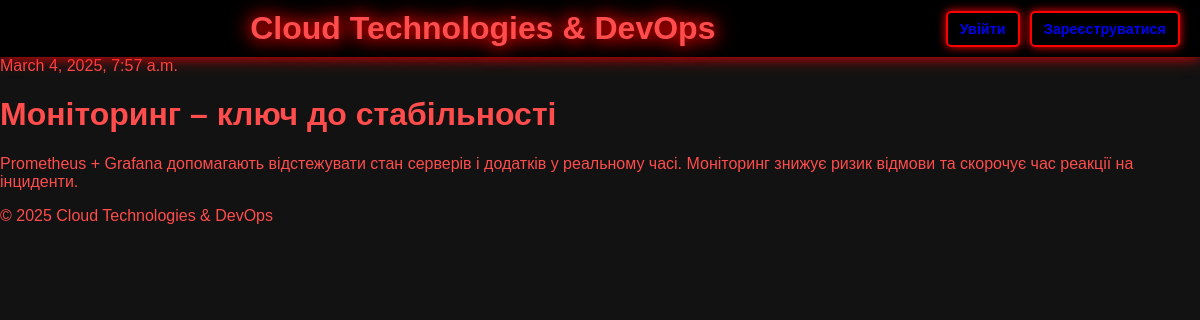
Screenshot of /post/7/ with the database file from the repository.
### myblog/models.py (models this page shows, shortened)
class Post(models.Model):
    author = models.ForeignKey(settings.AUTH_USER_MODEL, on_delete=models.CASCADE)
    title = models.CharField(max_length=200)
    text = models.TextField()
    created_date = models.DateTimeField(default=timezone.now)
    published_date = models.DateTimeField(blank=True, null=True)
    created_at = models.DateTimeField(auto_now_add=True)  # для сортування
    image = models.ImageField(upload_to='images/', blank=True, null=True)
    pdf = models.FileField(upload_to='pdfs/', blank=True, null=True)

### myblog/views.py (the view)
# urls.py: path('post/<int:pk>/', views.post_detail, name='post_detail'),
def post_detail(request, pk):
    post = get_object_or_404(Post, pk=pk)
    return render(request, 'myblog/post_detail.html', {'post': post})

### myblog/templates/myblog/post_detail.html (shortened to what this page needs)
{% extends "myblog/base.html" %}
{% block content %}
<div class="container my-4">
    <div class="row">
        <div class="col-md-8 mx-auto">
            <div class="post p-4 border rounded">
                {% if post.published_date %}
                    <div class="date text-muted mb-2">
                        {{ post.published_date }}
                    </div>
                {% endif %}
                <h1 class="mb-3">{{ post.title }}</h1>
                <p class="text-justify">{{ post.text|linebreaksbr }}</p>
            </div>
        </div>
    </div>
</div>
{% endblock %}

### myblog/static/myblog/css/main.css (style rules this page uses)
body { font-family: Arial, sans-serif; background-color: #121212; color: #ff4c4c; margin: 0; padding: 0; }

### rows the page displays
Post: published_date "March 4, 2025, 7:57 a.m.", title "Моніторинг – ключ до стабільності", text "Prometheus + Grafana допомагають відстежувати стан серверів і додатків у реальному часі. Моніторинг знижує ризик відмови та скорочує час реакції на інциденти."
